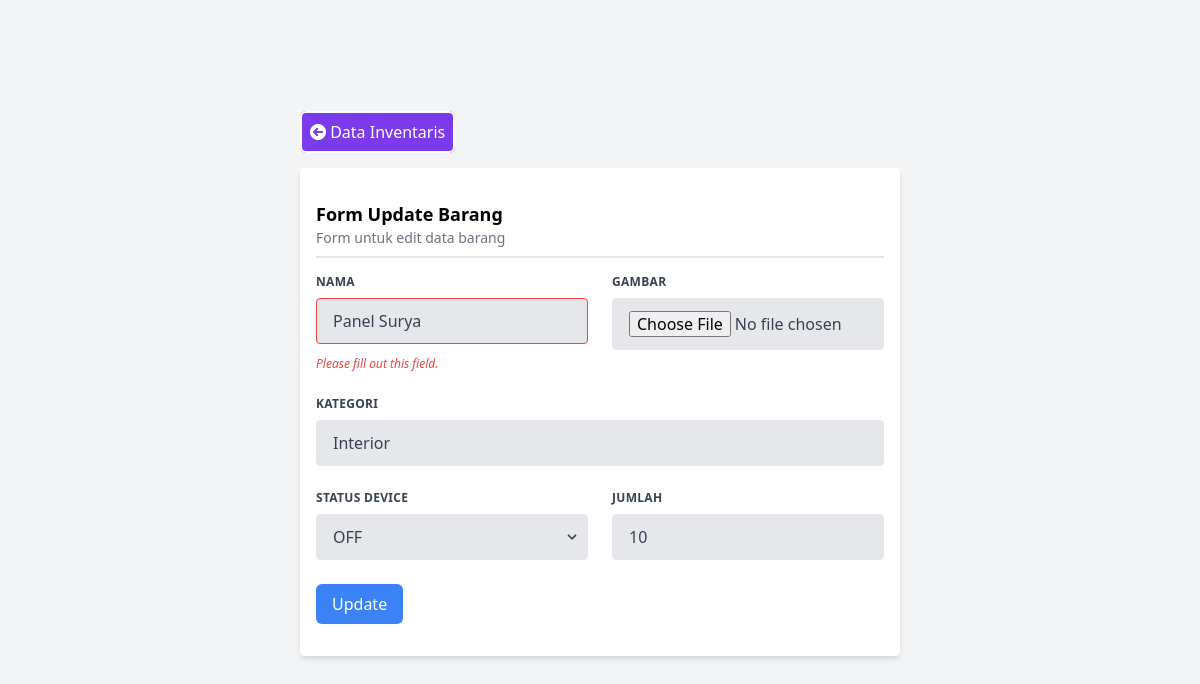
The page /inventory/edit/2 on the database its author committed.
### tables this page shows
CREATE TABLE inventories(
id INTEGER PRIMARY KEY AUTOINCREMENT,
name VARCHAR(255),
category VARCHAR(255),
device_status VARCHAR(10),
jumlah INT(11));

### application/controllers/Inventory.php (called while the page is built, shortened)
<?php
class Inventory extends CI_Controller {
	public function __construct(){
		$this->load->model('InventoryModel');
		$this->model = $this->InventoryModel;
	}
    public function edit(){
        $kode = $this->uri->segment(3);
        $this->model->get_row($kode);
        $this->load->view('inventory/edit', ['model' => $this->model->row]);
    }
}

### index.php (called while the page is built, shortened)
<?php
require_once BASEPATH.'core/CodeIgniter.php';

### application/models/InventoryModel.php (called while the page is built, shortened)
<?php
    class InventoryModel extends CI_Model {
        public function get_row($kode){
            $sql = sprintf("SELECT * FROM inventories WHERE id='%s'", $kode);
            $query = $this->db->query($sql);
        }
    }
?>

### application/views/inventory/edit.php (the view, shortened to what this page needs)
<!DOCTYPE html>
<html lang="en">
<head>
	<link href="https://unpkg.com/tailwindcss@^2/dist/tailwind.min.css" rel="stylesheet">
	<link rel="stylesheet" href="https://cdnjs.cloudflare.com/ajax/libs/font-awesome/6.0.0-beta2/css/all.min.css" />
</head>
<body class="bg-blueGray-50">
<div class="overflow-x-auto">
	<div class="min-w-screen min-h-screen bg-gray-100 flex items-center justify-center bg-gray-100 font-sans overflow-hidden">
		<div class="w-2/4">
			<div class="flex">
				<div class="flex-1">
					<a href="<?php echo site_url('inventory/index')?>" class="bg-purple-600 px-2 py-2 rounded-md text-white border-white border-2 hover:bg-purple-700">
						<span class="fa fa-arrow-circle-left"></span> Data Inventaris
					</a>
				</div>
			</div>
			<div class="bg-white shadow-md rounded my-6 px-4 py-8">
				<h3 class="font-semibold text-lg">Form Update Barang</h3>
				<p class="text-sm text-gray-500">Form untuk edit data barang</p>
				<div class="border-t-2 mt-2"></div>
				<form class="w-full mt-4" action="<?php echo site_url('inventory/update')?>" method="post">
					<div class="flex flex-wrap -mx-3 mb-6">
						<div class="w-full md:w-1/2 px-3 mb-6 md:mb-0">
							<label class="block uppercase tracking-wide text-gray-700 text-xs font-bold mb-2" for="grid-first-name">
								Nama
							</label>
							<input class="appearance-none block w-full bg-gray-200 text-gray-700 border
							border-red-500 rounded py-3 px-4 mb-3 leading-tight focus:outline-none focus:bg-white"
								   id="txt_name" name="txt_name" type="text" placeholder="Jane" value="<?= $model->name
							?>">
							<p class="text-red-500 text-xs italic">Please fill out this field.</p>
						</div>
						<div class="w-full md:w-1/2 px-3">
							<label class="block uppercase tracking-wide text-gray-700 text-xs font-bold mb-2" for="grid-last-name">
								Gambar
							</label>
							<input class="appearance-none block w-full bg-gray-200 text-gray-700 border border-gray-200 rounded py-3 px-4 leading-tight focus:outline-none focus:bg-white focus:border-gray-500" id="image" name="image" type="file" placeholder="Doe">
						</div>
					</div>
					<div class="flex flex-wrap -mx-3 mb-6">
						<div class="w-full px-3">
							<label class="block uppercase tracking-wide text-gray-700 text-xs font-bold mb-2" for="grid-password">
								Kategori
							</label>
							<input class="appearance-none block w-full bg-gray-200 text-gray-700 border
							border-gray-200 rounded py-3 px-4 leading-tight focus:outline-none focus:bg-white
							focus:border-gray-500" id="jumlah" name="category" type="text"
								   value="<?= $model->category ?>">
						</div>
					</div>
					<div class="flex flex-wrap -mx-3 mb-2">
						<div class="w-full md:w-1/2 px-3 mb-6 md:mb-0">
							<label class="block uppercase tracking-wide text-gray-700 text-xs font-bold mb-2" for="grid-state">
								Status Device
							</label>
							<div class="relative">
								<select class="block appearance-none w-full bg-gray-200 border border-gray-200 text-gray-700 py-3 px-4 pr-8 rounded leading-tight focus:outline-none focus:bg-white focus:border-gray-500" id="status" name="status">
									<?php
										if($model->device_status == 1){
									?>
									<option value="1" selected>ON</option>
									<option value="0">OFF</option>
									<?php
										}else{
									?>
									<option value="0" selected>OFF</option>
									<?php } ?>
								</select>
								<div class="pointer-events-none absolute inset-y-0 right-0 flex items-center px-2 text-gray-700">
								</div>
							</div>
						</div>
						<div class="w-full md:w-1/2 px-3 mb-6 md:mb-0">
							<label class="block uppercase tracking-wide text-gray-700 text-xs font-bold mb-2" for="grid-zip">
								Jumlah
							</label>
							<input class="appearance-none block w-full bg-gray-200 text-gray-700 border
							border-gray-200 rounded py-3 px-4 leading-tight focus:outline-none focus:bg-white
							focus:border-gray-500" id="jumlah" name="jumlah" type="number"
								   value="<?= $model->jumlah ?>" placeholder="1">
						</div>
					</div>
					<button type="submit" name="btnSubmit" id="btnSubmit" class="bg-blue-500 px-4 py-2 text-white
					rounded-md mt-4">Update</button>
				</form>
			</div>
		</div>
	</div>
</div>
</body>
</html>

### rows shown on the page
inventories: txt_name "Panel Surya", category "Interior", status "OFF", jumlah "10"
